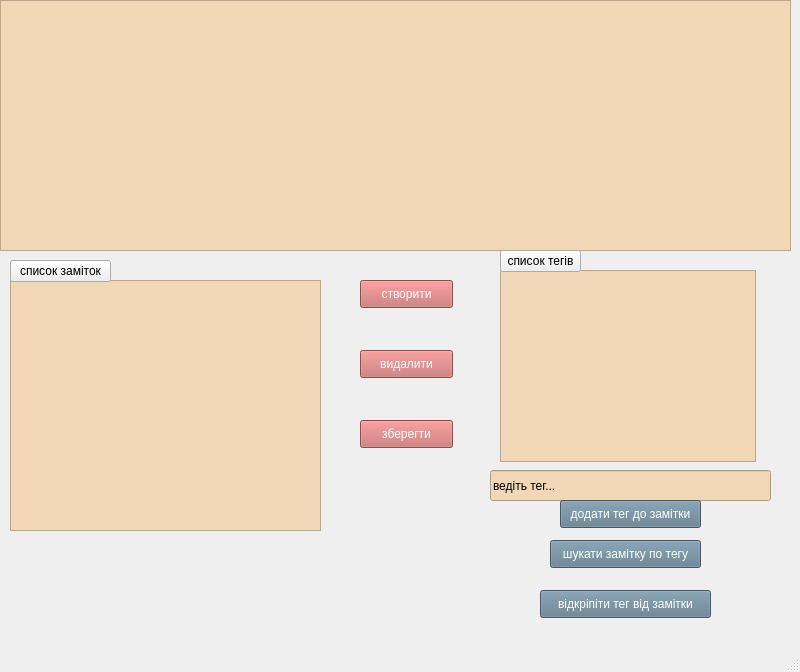
<?xml version="1.0" encoding="UTF-8"?>
<ui version="4.0">
 <class>MainWindow</class>
 <widget class="QMainWindow" name="MainWindow">
  <property name="geometry">
   <rect>
    <x>0</x>
    <y>0</y>
    <width>800</width>
    <height>672</height>
   </rect>
  </property>
  <property name="windowTitle">
   <string>MainWindow</string>
  </property>
  <widget class="QWidget" name="centralwidget">
   <widget class="QTextEdit" name="textEdit">
    <property name="geometry">
     <rect>
      <x>0</x>
      <y>0</y>
      <width>791</width>
      <height>251</height>
     </rect>
    </property>
    <property name="styleSheet">
     <string notr="true">background:#F2D7B6</string>
    </property>
   </widget>
   <widget class="QListWidget" name="listWidget">
    <property name="geometry">
     <rect>
      <x>10</x>
      <y>280</y>
      <width>311</width>
      <height>251</height>
     </rect>
    </property>
    <property name="styleSheet">
     <string notr="true">background:#F2D7B6</string>
    </property>
   </widget>
   <widget class="QListWidget" name="listWidget_2">
    <property name="geometry">
     <rect>
      <x>500</x>
      <y>270</y>
      <width>256</width>
      <height>192</height>
     </rect>
    </property>
    <property name="styleSheet">
     <string notr="true">background:#F2D7B6</string>
    </property>
   </widget>
   <widget class="QPushButton" name="pushButton">
    <property name="geometry">
     <rect>
      <x>360</x>
      <y>280</y>
      <width>93</width>
      <height>28</height>
     </rect>
    </property>
    <property name="styleSheet">
     <string notr="true">background:#C56A67;
color:white;</string>
    </property>
    <property name="text">
     <string>створити</string>
    </property>
   </widget>
   <widget class="QPushButton" name="pushButton_2">
    <property name="geometry">
     <rect>
      <x>360</x>
      <y>350</y>
      <width>93</width>
      <height>28</height>
     </rect>
    </property>
    <property name="styleSheet">
     <string notr="true">background:#C56A67;
color:white;</string>
    </property>
    <property name="text">
     <string>видалити</string>
    </property>
   </widget>
   <widget class="QPushButton" name="pushButton_3">
    <property name="geometry">
     <rect>
      <x>360</x>
      <y>420</y>
      <width>93</width>
      <height>28</height>
     </rect>
    </property>
    <property name="styleSheet">
     <string notr="true">background:#C56A67;
color:white;</string>
    </property>
    <property name="text">
     <string>зберегти</string>
    </property>
   </widget>
   <widget class="QLineEdit" name="lineEdit">
    <property name="geometry">
     <rect>
      <x>490</x>
      <y>470</y>
      <width>281</width>
      <height>31</height>
     </rect>
    </property>
    <property name="styleSheet">
     <string notr="true">background:#F2D7B6</string>
    </property>
    <property name="text">
     <string>ведіть тег...</string>
    </property>
   </widget>
   <widget class="QPushButton" name="pushButton_4">
    <property name="geometry">
     <rect>
      <x>560</x>
      <y>500</y>
      <width>141</width>
      <height>28</height>
     </rect>
    </property>
    <property name="styleSheet">
     <string notr="true">background:#5D7A8C;
color:white;</string>
    </property>
    <property name="text">
     <string>додати тег до замітки</string>
    </property>
   </widget>
   <widget class="QPushButton" name="pushButton_5">
    <property name="geometry">
     <rect>
      <x>540</x>
      <y>590</y>
      <width>171</width>
      <height>28</height>
     </rect>
    </property>
    <property name="styleSheet">
     <string notr="true">background:#5D7A8C;
color:white;</string>
    </property>
    <property name="text">
     <string>відкріпіти тег від замітки</string>
    </property>
   </widget>
   <widget class="QPushButton" name="pushButton_6">
    <property name="geometry">
     <rect>
      <x>550</x>
      <y>540</y>
      <width>151</width>
      <height>28</height>
     </rect>
    </property>
    <property name="styleSheet">
     <string notr="true">background:#5D7A8C;
color:white;</string>
    </property>
    <property name="text">
     <string>шукати замітку по тегу</string>
    </property>
   </widget>
   <widget class="QToolButton" name="toolButton">
    <property name="geometry">
     <rect>
      <x>10</x>
      <y>260</y>
      <width>101</width>
      <height>22</height>
     </rect>
    </property>
    <property name="text">
     <string>список заміток</string>
    </property>
   </widget>
   <widget class="QToolButton" name="toolButton_2">
    <property name="geometry">
     <rect>
      <x>500</x>
      <y>250</y>
      <width>81</width>
      <height>22</height>
     </rect>
    </property>
    <property name="text">
     <string>список тегів</string>
    </property>
   </widget>
  </widget>
  <widget class="QMenuBar" name="menubar">
   <property name="geometry">
    <rect>
     <x>0</x>
     <y>0</y>
     <width>800</width>
     <height>26</height>
    </rect>
   </property>
  </widget>
  <widget class="QStatusBar" name="statusbar"/>
 </widget>
 <resources/>
 <connections/>
</ui>
